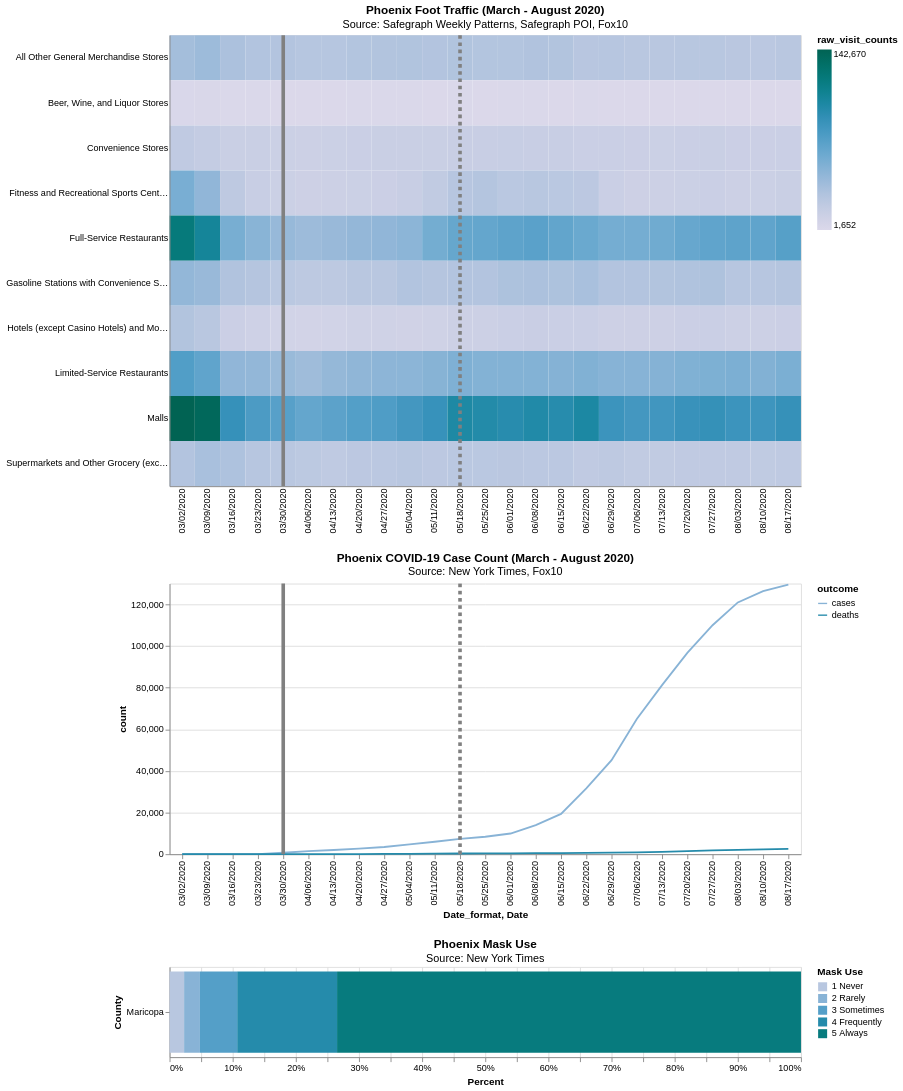

Write the Vega-Lite specification saved for this chart.
### Vega-Lite specification from a JSON file in a GitHub repository (floating-point values rounded to 4 significant figures; data arrays with more than 128 entries replaced by an {"elided": "..."} marker saying what was removed)
{"config": {"view": {"continuousWidth": 400, "continuousHeight": 300}}, "vconcat": [{"layer": [{"data": {"name": "data-2191ff0de08dea44736c46e9ac4187e8"}, "mark": "rect", "encoding": {"color": {"type": "quantitative", "field": "raw_visit_counts", "scale": {"scheme": "purplebluegreen"}, "sort": "ascending"}, "tooltip": [{"type": "nominal", "field": "Date_format"}, {"type": "quantitative", "field": "raw_visit_counts"}], "x": {"type": "ordinal", "axis": {"ticks": false, "title": null}, "field": "Date_format"}, "y": {"type": "nominal", "axis": {"ticks": false, "title": null}, "field": "sub_category"}}, "height": 500, "title": {"text": "Phoenix Foot Traffic (March - August 2020)", "subtitle": "Source: Safegraph Weekly Patterns, Safegraph POI, Fox10"}, "width": 700}, {"data": {"name": "data-0b88b39d0c956231b3ce8f0036ab2a84"}, "mark": {"type": "rule", "color": "grey", "strokeWidth": 4}, "encoding": {"x": {"type": "ordinal", "field": "Date"}}}, {"data": {"name": "data-10dc9029ceb174c896111db29a7ddba8"}, "mark": {"type": "rule", "color": "grey", "strokeDash": [4, 4], "strokeWidth": 4}, "encoding": {"x": {"type": "ordinal", "field": "Date"}}}]}, {"layer": [{"data": {"name": "data-940805d174b0ed0ab62b969377f15a45"}, "mark": "line", "encoding": {"color": {"type": "nominal", "field": "outcome", "scale": {"scheme": "purplebluegreen"}, "sort": "ascending"}, "x": {"type": "nominal", "field": "Date_format"}, "y": {"type": "quantitative", "field": "count"}}, "height": 300, "title": {"text": "Phoenix COVID-19 Case Count (March - August 2020)", "subtitle": "Source: New York Times, Fox10"}, "width": 700}, {"data": {"name": "data-0b88b39d0c956231b3ce8f0036ab2a84"}, "mark": {"type": "rule", "color": "grey", "strokeWidth": 4}, "encoding": {"x": {"type": "ordinal", "field": "Date"}}}, {"data": {"name": "data-10dc9029ceb174c896111db29a7ddba8"}, "mark": {"type": "rule", "color": "grey", "strokeDash": [4, 4], "strokeWidth": 4}, "encoding": {"x": {"type": "ordinal", "field": "Date"}}}]}, {"data": {"name": "data-0ee86348af65e99c397efe202b29a4a8"}, "mark": "bar", "encoding": {"color": {"type": "ordinal", "field": "Mask Use", "scale": {"scheme": "purplebluegreen"}}, "tooltip": [{"type": "nominal", "field": "County"}, {"type": "nominal", "field": "State"}, {"type": "ordinal", "field": "Mask Use"}, {"type": "quantitative", "field": "Percent"}], "x": {"type": "quantitative", "field": "Percent", "stack": "normalize"}, "y": {"type": "nominal", "field": "County"}}, "height": 100, "title": {"text": "Phoenix Mask Use", "subtitle": "Source: New York Times"}, "width": 700}], "$schema": "https://vega.github.io/schema/vega-lite/v4.8.1.json", "datasets": {"data-2191ff0de08dea44736c46e9ac4187e8": {"elided": "250 records"}, "data-0b88b39d0c956231b3ce8f0036ab2a84": [{"Date": "03/30/2020", "Event": "Stay at Home"}], "data-10dc9029ceb174c896111db29a7ddba8": [{"Date": "05/18/2020", "Event": "Reopening"}], "data-940805d174b0ed0ab62b969377f15a45": [{"index": 0, "Date_format": "03/23/2020", "outcome": "cases", "count": 8.0}, {"index": 0, "Date_format": "03/02/2020", "outcome": "cases", "count": 1.0}, {"index": 1, "Date_format": "03/09/2020", "outcome": "cases", "count": 2.0}, {"index": 2, "Date_format": "03/16/2020", "outcome": "cases", "count": 8.0}, {"index": 3, "Date_format": "03/30/2020", "outcome": "cases", "count": 690.0}, {"index": 4, "Date_format": "04/06/2020", "outcome": "cases", "count": 1433.0}, {"index": 5, "Date_format": "04/13/2020", "outcome": "cases", "count": 2020.0}, {"index": 6, "Date_format": "04/20/2020", "outcome": "cases", "count": 2636.0}, {"index": 7, "Date_format": "04/27/2020", "outcome": "cases", "count": 3457.0}, {"index": 8, "Date_format": "05/04/2020", "outcome": "cases", "count": 4751.0}, {"index": 9, "Date_format": "05/11/2020", "outcome": "cases", "count": 5988.0}, {"index": 10, "Date_format": "05/18/2020", "outcome": "cases", "count": 7340.0}, {"index": 11, "Date_format": "05/25/2020", "outcome": "cases", "count": 8379.0}, {"index": 12, "Date_format": "06/01/2020", "outcome": "cases", "count": 9937.0}, {"index": 13, "Date_format": "06/08/2020", "outcome": "cases", "count": 14000.0}, {"index": 14, "Date_format": "06/15/2020", "outcome": "cases", "count": 19370.0}, {"index": 15, "Date_format": "06/22/2020", "outcome": "cases", "count": 31650.0}, {"index": 16, "Date_format": "06/29/2020", "outcome": "cases", "count": 45180.0}, {"index": 17, "Date_format": "07/06/2020", "outcome": "cases", "count": 64920.0}, {"index": 18, "Date_format": "07/13/2020", "outcome": "cases", "count": 81220.0}, {"index": 19, "Date_format": "07/20/2020", "outcome": "cases", "count": 96710.0}, {"index": 20, "Date_format": "07/27/2020", "outcome": "cases", "count": 110000.0}, {"index": 21, "Date_format": "08/03/2020", "outcome": "cases", "count": 121000.0}, {"index": 22, "Date_format": "08/10/2020", "outcome": "cases", "count": 126400.0}, {"index": 23, "Date_format": "08/17/2020", "outcome": "cases", "count": 129600.0}, {"index": 24, "Date_format": "03/02/2020", "outcome": "deaths", "count": 0.0}, {"index": 25, "Date_format": "03/09/2020", "outcome": "deaths", "count": 0.0}, {"index": 26, "Date_format": "03/16/2020", "outcome": "deaths", "count": 0.0}, {"index": 27, "Date_format": "03/30/2020", "outcome": "deaths", "count": 5.0}, {"index": 28, "Date_format": "04/06/2020", "outcome": "deaths", "count": 31.0}, {"index": 29, "Date_format": "04/13/2020", "outcome": "deaths", "count": 52.0}, {"index": 30, "Date_format": "04/20/2020", "outcome": "deaths", "count": 75.0}, {"index": 31, "Date_format": "04/27/2020", "outcome": "deaths", "count": 122.0}, {"index": 32, "Date_format": "05/04/2020", "outcome": "deaths", "count": 168.0}, {"index": 33, "Date_format": "05/11/2020", "outcome": "deaths", "count": 250.0}, {"index": 34, "Date_format": "05/18/2020", "outcome": "deaths", "count": 324.0}, {"index": 35, "Date_format": "05/25/2020", "outcome": "deaths", "count": 385.0}, {"index": 36, "Date_format": "06/01/2020", "outcome": "deaths", "count": 433.0}, {"index": 37, "Date_format": "06/08/2020", "outcome": "deaths", "count": 491.0}, {"index": 38, "Date_format": "06/15/2020", "outcome": "deaths", "count": 557.0}, {"index": 39, "Date_format": "06/22/2020", "outcome": "deaths", "count": 634.0}, {"index": 40, "Date_format": "06/29/2020", "outcome": "deaths", "count": 746.0}, {"index": 41, "Date_format": "07/06/2020", "outcome": "deaths", "count": 881.0}, {"index": 42, "Date_format": "07/13/2020", "outcome": "deaths", "count": 1140.0}, {"index": 43, "Date_format": "07/20/2020", "outcome": "deaths", "count": 1485.0}, {"index": 44, "Date_format": "07/27/2020", "outcome": "deaths", "count": 1807.0}, {"index": 45, "Date_format": "08/03/2020", "outcome": "deaths", "count": 2108.0}, {"index": 46, "Date_format": "08/10/2020", "outcome": "deaths", "count": 2356.0}, {"index": 47, "Date_format": "08/17/2020", "outcome": "deaths", "count": 2595.0}], "data-0ee86348af65e99c397efe202b29a4a8": [{"County": "Maricopa", "State": "Arizona", "Mask Use": "1 Never", "Percent": 0.023}, {"County": "Maricopa", "State": "Arizona", "Mask Use": "2 Rarely", "Percent": 0.025}, {"County": "Maricopa", "State": "Arizona", "Mask Use": "3 Sometimes", "Percent": 0.059}, {"County": "Maricopa", "State": "Arizona", "Mask Use": "4 Frequently", "Percent": 0.158}, {"County": "Maricopa", "State": "Arizona", "Mask Use": "5 Always", "Percent": 0.734}]}}
